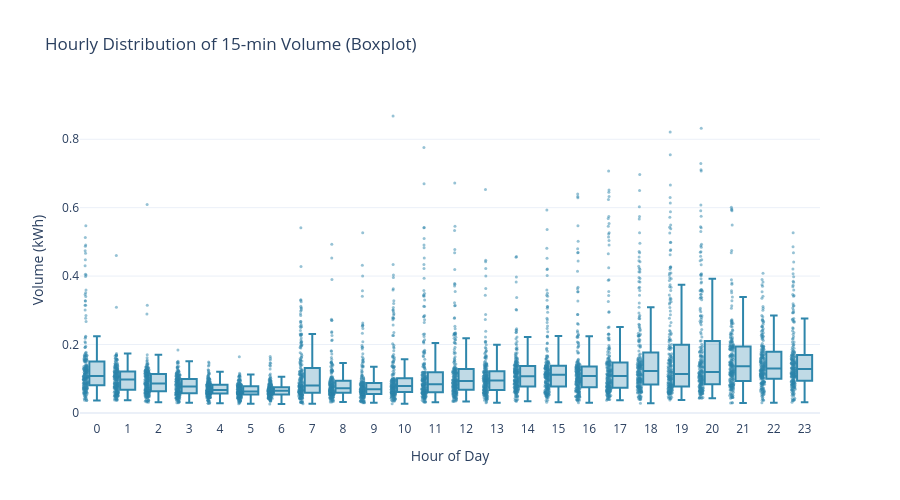

Notebook cell for this chart:
### Code cell
plot_hourly_distribution(df, day_type='weekday', show_points='all')

### Figure 1 — Plotly figure (JSON) as saved in the notebook; plotly's stock layout.template omitted (floating-point values rounded to 4 significant figures; data arrays with more than 128 entries replaced by an {"elided": "..."} marker saying what was removed)
{"data": [{"boxpoints": "all", "customdata": {"elided": "5280x2 str values"}, "fillcolor": "rgba(46, 134, 171, 0.3)", "hovertemplate": "Date: %{customdata[0]} (%{customdata[1]})<br>Hour: %{x}<br>Volume: %{y:.3f}<extra></extra>", "line": {"color": "#2E86AB"}, "marker": {"color": "#2E86AB", "opacity": 0.5, "size": 3}, "type": "box", "x": {"elided": "5280 int values"}, "y": {"elided": "5280 float values"}}], "layout": {"height": 500, "title": {"text": "Hourly Distribution of 15-min Volume (Boxplot)"}, "xaxis": {"dtick": 1, "tick0": 0, "tickmode": "linear", "title": {"text": "Hour of Day"}}, "yaxis": {"title": {"text": "Volume (kWh)"}}}}
